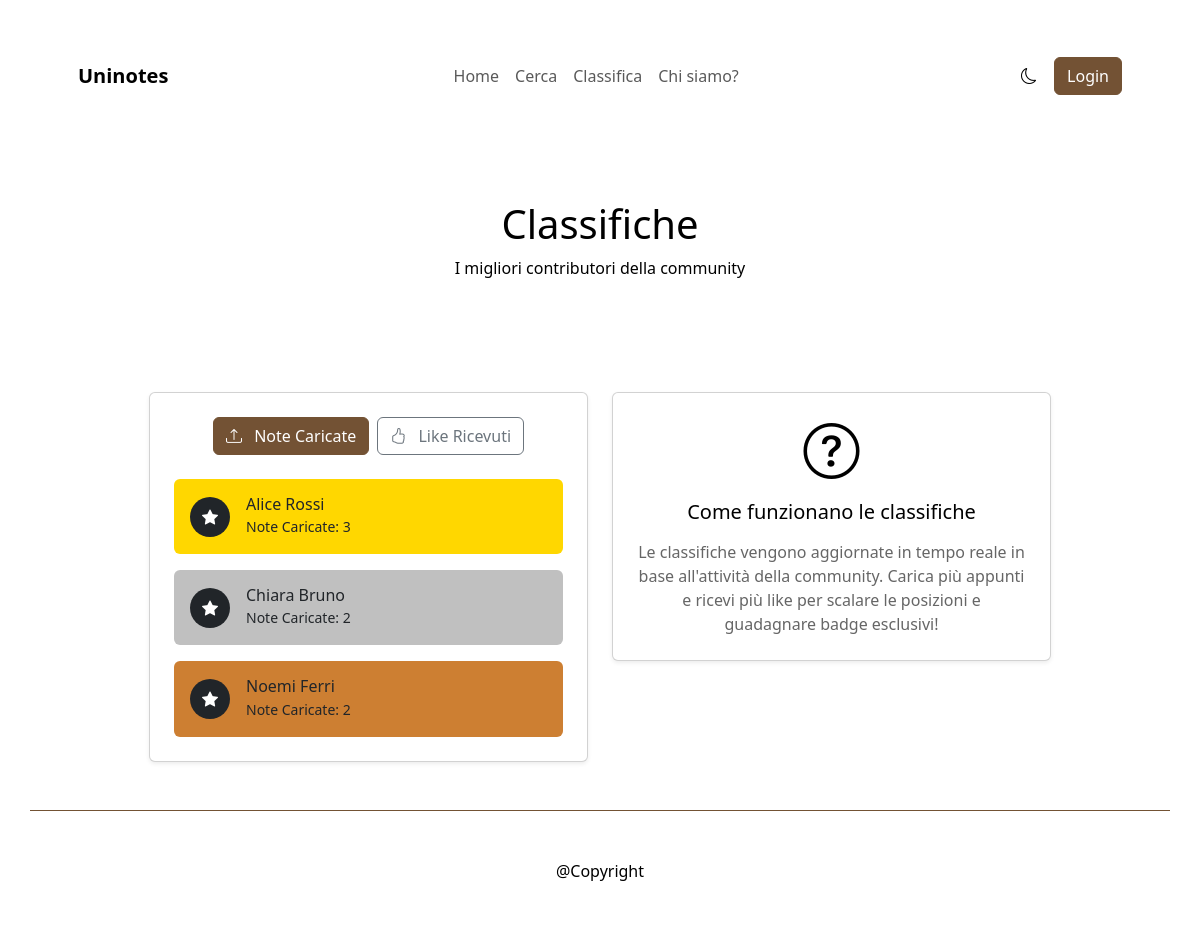
Page /ranking on the committed database.
### tables this page shows
CREATE TABLE `USER` (
  `id` BIGINT UNSIGNED NOT NULL AUTO_INCREMENT PRIMARY KEY,
  `name` VARCHAR(191) NOT NULL,
  `email` VARCHAR(191) NOT NULL UNIQUE,
  `password_hash` VARCHAR(255) NOT NULL,
  `university` VARCHAR(191) DEFAULT NULL,
  `role` ENUM('student','admin') NOT NULL DEFAULT 'student',
  `created_at` DATETIME(6) NOT NULL DEFAULT CURRENT_TIMESTAMP(6)
);

### App/View/View.php (called while the page is built, shortened)
<?php
class View {
    public static function render(string $view, string $type, array $data = []): void
    {
        match ($type) {
            "component" => self::renderComponent($view, $data),
            "page" => self::renderPage($view, $data),
            default => Logger::getInstance()->error("View not found", ["view" => $view])
        };
    }
    public static function getComponent(string $view, array $data = []): string
    {
        $viewFile = dirname(__DIR__) . '/View/Components/' . $view . '.php';
        extract($data, EXTR_SKIP);
        require $viewFile;
        return ob_get_clean();
    }
    public static function renderPage(string $view, array $data = []): void {
        $viewFile = dirname(__DIR__) . '/View/Pages/' . $view . '.php';
        extract($data, EXTR_SKIP);
        require $viewFile;
        require dirname(__DIR__) . '/View/template/base.php';
    }
}

### App/Controller/RankingController.php (called while the page is built, shortened)
<?php
class RankingController
{
    public function show(): void
    {
        $topUploaders = $this->getTopUploaders(10);
        $topLiked = $this->getTopLiked(10);
        View::render('ranking', 'page', [
            'title' => 'Classifica',
            'topUploaders' => $topUploaders,
            'topLiked' => $topLiked
        ]);
    }
    private function getTopUploaders(int $limit): array
    {
        try {
            $db = Database::getInstance();
            $sql = "
                SELECT
                    u.id,
                    u.name,
                    u.email,
                    u.university,
                    COUNT(n.id) AS note_count
                FROM USER u
                LEFT JOIN NOTE n ON n.student_id = u.id AND n.deleted_at IS NULL
                GROUP BY u.id, u.name, u.email, u.university
                ORDER BY note_count DESC
                LIMIT :limit
            ";
            $stmt = $db->prepare($sql);
            $stmt->bindValue(':limit', $limit, \PDO::PARAM_INT);
            $stmt->execute();
            return $stmt->fetchAll(\PDO::FETCH_ASSOC);
        } catch (\Exception $e) {
            Logger::getInstance()->error("Errore getTopUploaders", [
                "error" => $e->getMessage()
            ]);
            return [];
        }
    }
    private function getTopLiked(int $limit): array
    {
        try {
            $db = Database::getInstance();
            $sql = "
                SELECT
                    u.id,
                    u.name,
                    u.email,
                    u.university,
                    COUNT(l.student_id) AS like_count
                FROM USER u
                LEFT JOIN NOTE n ON n.student_id = u.id AND n.deleted_at IS NULL
                LEFT JOIN `LIKE` l ON l.note_id = n.id
                GROUP BY u.id, u.name, u.email, u.university
                ORDER BY like_count DESC
                LIMIT :limit
            ";
            $stmt = $db->prepare($sql);
            $stmt->bindValue(':limit', $limit, \PDO::PARAM_INT);
            $stmt->execute();
            return $stmt->fetchAll(\PDO::FETCH_ASSOC);
        } catch (\Exception $e) {
            Logger::getInstance()->error("Errore getTopLiked", [
                "error" => $e->getMessage()
            ]);
            return [];
        }
    }
}

### public/index.php (called while the page is built, shortened)
<?php
Router::getInstance()->resolve();

### App/View/Components/Cards/rankingCard.php (the view)
<?php
$card = $card ?? [];
$index = $index ?? 0;
$type = $type ?? 'note';
$colors = ['gold', 'silver', 'bronze'];
$colorCodes = [
    'gold' => '#ffd700',
    'silver' => '#c0c0c0',
    'bronze' => '#cd7f32'
];
$colorKey = $colors[$index] ?? 'silver';
$bgColor = $colorCodes[$colorKey];
$name = $card['name'] ?? 'Nome';
$count = $type === 'note' ? ($card['note_count'] ?? 0) : ($card['like_count'] ?? 0);
$label = $type === 'note' ? 'Note Caricate' : 'Like Ricevuti';
?>
<div class="card border-0" style="background-color: <?= $bgColor ?>;">
    <div class="card-body py-3">
        <div class="d-flex align-items-center">
            <div class="bg-dark text-white rounded-circle d-flex align-items-center justify-content-center me-3"
                 style="width: 40px; height: 40px; min-width: 40px;">
                <i class="bi bi-star-fill"></i>
            </div>
            <div class="flex-grow-1">
                <h6 class="mb-0 text-dark"><?= htmlspecialchars($name) ?></h6>
                <small class="text-dark"><?= $label ?>: <?= $count ?></small>
            </div>
        </div>
    </div>
</div>

### App/View/Pages/ranking.php (shortened to what this page needs)
<?= View::getComponent('Base/sectionHeader', [
    'title' => 'Classifiche',
    'p' => 'I migliori contributori della community'
]) ?>
<section class="container py-5">
    <div class="row justify-content-center g-4">
        <div class="col-12 col-md-8 col-lg-6">
            <div class="card shadow-sm">
                <div class="card-body p-4">
                    <div class="d-flex justify-content-center gap-2 mb-4">
                        <button class="btn btn-primary" id="uploaders-tab">
                            <i class="bi bi-upload me-2"></i>
                            <span class="d-none d-md-inline">Note Caricate</span>
                        </button>
                        <button class="btn btn-outline-secondary" id="liked-tab">
                            <i class="bi bi-hand-thumbs-up me-2"></i>
                            <span class="d-none d-md-inline">Like Ricevuti</span>
                        </button>
                    </div>
                    <div id="uploaders-content">
                        <?php if (empty($topUploaders)): ?>
                            <p class="text-center text-muted">Nessun dato disponibile</p>
                        <?php else: ?>
                            <div class="d-grid gap-3">
                                <?php foreach (array_slice($topUploaders, 0, 3) as $index => $user): ?>
                                    <?= View::getComponent('Cards/rankingCard', [
                                        'card' => $user,
                                        'index' => $index,
                                        'type' => 'note'
                                    ]) ?>
                                <?php endforeach; ?>
                            </div>
                        <?php endif; ?>
                    </div>
                </div>
            </div>
        </div>
        <div class="col-12 col-md-8 col-lg-6">
            <div class="card shadow-sm">
                <div class="card-body p-4 text-center">
                    <div class="mb-3">
                        <i class="bi bi-question-circle display-4"></i>
                    </div>
                    <h5 class="card-title mb-3">Come funzionano le classifiche</h5>
                    <p class="card-text text-muted">
                        Le classifiche vengono aggiornate in tempo reale in base all'attività della community.
                        Carica più appunti e ricevi più like per scalare le posizioni e guadagnare badge esclusivi!
                    </p>
                </div>
            </div>
        </div>
    </div>
</section>

### Core/Routing/Router.php (shortened to what this page needs)
<?php
class Router
{
    private array $routes = [];
    public function add(string $method, string $url, $handler) : void{
        $this->routes[] = compact('method', 'url', 'handler');
    }
    public function resolve() : mixed{
        $method = $_SERVER['REQUEST_METHOD'];
        $path = parse_url($_SERVER['REQUEST_URI'], PHP_URL_PATH);
        foreach ($this->routes as $route) {
            [$routeMethod, $url, $handler] = [$route['method'], $route['url'], $route['handler']];
            if ($routeMethod !== $method) continue;
            $pattern = preg_replace('#\{[^\}]+\}#', '([^/]+)', $url);
            $regex = "#^" . $pattern . "$#";
            if (preg_match($regex, $path, $matches)) {
                array_shift($matches);
                if (is_string($handler) && str_contains($handler, '@')) {
                    [$controller, $method] = explode('@', $handler);
                    $obj = new $controllerClass;
                    return call_user_func_array([$obj, $method], $matches);
                }
                throw new Exception("Handler non valido");
            }
        }
        return false;
    }
}

### public/css/theme.css (style rules this page uses)
:root { --color-primary: #735234; --color-secondary: #000000; --color-success: #198754; --color-danger: #dc3545; --color-warning: #ffc107; --color-info: #0dcaf0; --color-bg: #ffffff; --color-text: #000000; --color-text-muted: #666666; --color-border: #735234; }
:root { --bs-primary: var(--color-primary); --bs-primary-rgb: 115,82,52; --bs-secondary: var(--color-secondary); --bs-secondary-rgb: 0,0,0; --bs-success: var(--color-success); --bs-success-rgb: 25,135,84; --bs-danger: var(--color-danger); --bs-danger-rgb: 220,53,69; --bs-warning: var(--color-warning); --bs-warning-rgb: 255,193,7; --bs-info: var(--color-info); --bs-info-rgb: 13,202,240; --bs-body-bg: var(--color-bg); --bs-body-color: var(--color-text); --bs-secondary-color: var(--color-text-muted); --bs-heading-color: var(--color-text); --bs-border-color: var(--color-border); }
body { background-color: var(--bs-body-bg); color: var(--bs-body-color); }
h1,h2,h3,h4,h5,h6 { color: var(--bs-heading-color); }
.btn-primary { --bs-btn-color: #fff; --bs-btn-bg: var(--bs-primary); --bs-btn-border-color: var(--bs-primary); --bs-btn-hover-color: #fff; --bs-btn-hover-bg: color-mix(in srgb, var(--bs-primary) 85%, black); --bs-btn-hover-border-color: color-mix(in srgb, var(--bs-primary) 85%, black); --bs-btn-focus-shadow-rgb: var(--bs-primary-rgb); --bs-btn-active-color: #fff; --bs-btn-active-bg: color-mix(in srgb, var(--bs-primary) 85%, black); --bs-btn-active-border-color: color-mix(in srgb, var(--bs-primary) 85%, black); --bs-btn-disabled-color: #fff; --bs-btn-disabled-bg: var(--bs-primary); --bs-btn-disabled-border-color: var(--bs-primary); }

### rows in the picture
user: name "Alice Rossi", label "Note Caricate", count "3"
user: name "Chiara Bruno", label "Note Caricate", count "2"
user: name "Noemi Ferri", label "Note Caricate", count "2"
